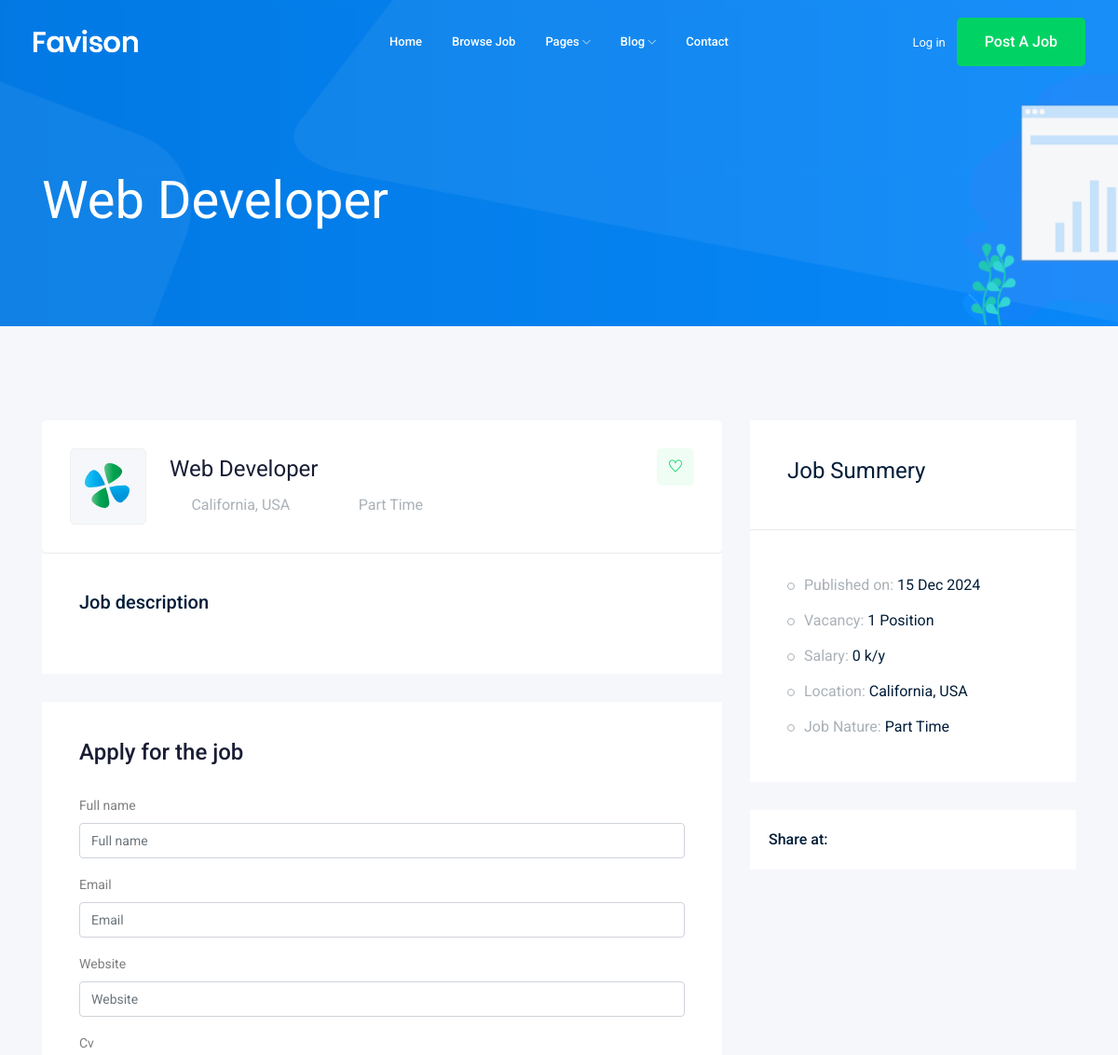
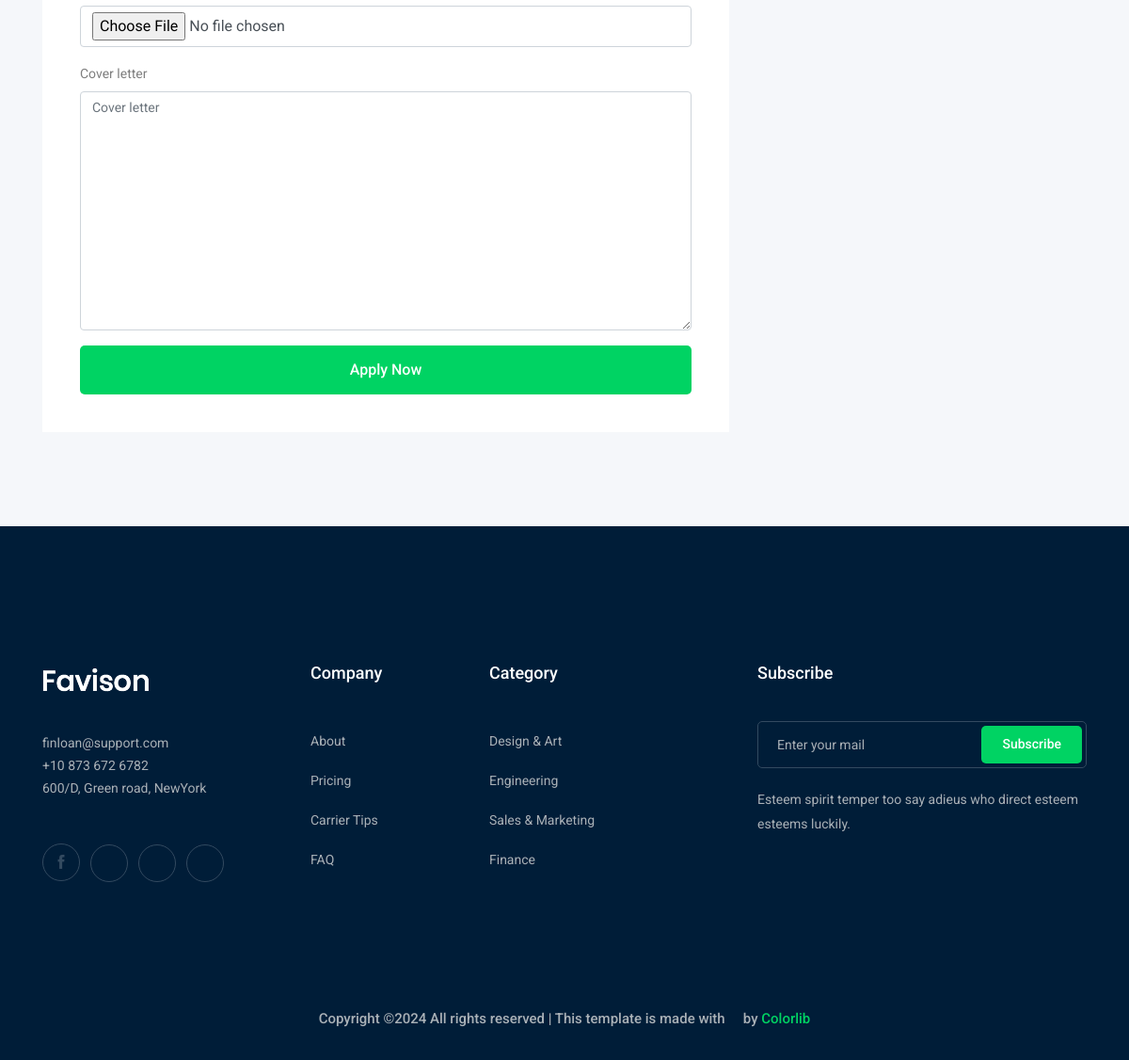
The app's page /jobs/web-developer with its own data (2 pictures, top to bottom).
### job/models.py (models this page shows, shortened)
class Job(models.Model):
    owner = models.ForeignKey(User, related_name='job_owner',on_delete=models.CASCADE)
    title = models.CharField(max_length=100)
    job_type = models.CharField(max_length=50, choices=JOB_TYPE)
    description = models.TextField(max_length=1000,blank=True, null=True)
    published_at = models.DateTimeField(auto_now=True, auto_now_add=False)
    vacancy = models.IntegerField(default=1)
    salary = models.IntegerField(default=0)
    experince = models.IntegerField(default=1)
    category = models.ForeignKey('Category', on_delete=models.CASCADE)
    image = models.ImageField(upload_to='jobs/')
    slug = models.SlugField(blank=True, null=True)
    def __str__(self):
        return self.title

### job/views.py (the view)
# urls.py: path('<str:slug>', views.job_deatils, name='job_deatils'),
def job_deatils(request, slug):
    job_deatils = Job.objects.get(slug=slug)
    if request.method == 'POST':
        form = ApplyForm(request.POST, request.FILES)
        if form.is_valid():
            myform = form.save(commit=False)
            myform.job = job_deatils
            myform.save()
    else:
        form = ApplyForm()
    job = {'job' : job_deatils, 'form': form}
    return render(request, 'job/job_details.html', job)

### job/forms.py
class ApplyForm(forms.ModelForm):
    class Meta:
        model = Apply
        fields = ['full_name', 'email', 'website', 'cv','cover_letter']

### job/templates/job/job_details.html (shortened to what this page needs)
{% extends 'base.html' %}
{% load django_bootstrap5 %}
{% block body %}
    <div class="bradcam_area bradcam_bg_1">
        <div class="container">
            <div class="row">
                <div class="col-xl-12">
                    <div class="bradcam_text">
                        <h3>{{job}}</h3>
                    </div>
                </div>
            </div>
        </div>
    </div>
    <div class="job_details_area">
        <div class="container">
            <div class="row">
                <div class="col-lg-8">
                    <div class="job_details_header">
                        <div class="single_jobs white-bg d-flex justify-content-between">
                            <div class="jobs_left d-flex align-items-center">
                                <div class="thumb">
                                    <img src="img/svg_icon/1.svg" alt="">
                                </div>
                                <div class="jobs_conetent">
                                    <a href="#"><h4>{{job}}</h4></a>
                                    <div class="links_locat d-flex align-items-center">
                                        <div class="location">
                                            <p> <i class="fa fa-map-marker"></i> California, USA</p>
                                        </div>
                                        <div class="location">
                                            <p> <i class="fa fa-clock-o"></i> {{job.job_type}}</p>
                                        </div>
                                    </div>
                                </div>
                            </div>
                            <div class="jobs_right">
                                <div class="apply_now">
                                    <a class="heart_mark" href="#"> <i class="ti-heart"></i> </a>
                                </div>
                            </div>
                        </div>
                    </div>
                    <div class="descript_wrap white-bg">
                        <div class="single_wrap">
                            <h4>Job description</h4>
                        </div>
                    </div>
                    <div class="apply_job_form white-bg">
                        <h4>Apply for the job</h4>
                        <form method="POST" enctype="multipart/form-data">
                            {% bootstrap_form form %}
                            <button class="boxed-btn3 w-100" type="submit">Apply Now</button>
                        </form>
                    </div>
                </div>
                <div class="col-lg-4">
                    <div class="job_sumary">
                        <div class="summery_header">
                            <h3>Job Summery</h3>
                        </div>
                        <div class="job_content">
                            <ul>
                                <li>Published on: <span>{{job.published_at| date:'d M o'}}</span></li>
                                <li>Vacancy: <span>{{job.vacancy}} Position</span></li>
                                <li>Salary: <span>{{job.salary}} k/y</span></li>
                                <li>Location: <span>California, USA</span></li>
                                <li>Job Nature: <span> {{job.job_type}}</span></li>
                            </ul>
                        </div>
                    </div>
                    <div class="share_wrap d-flex">
                        <span>Share at:</span>
                        <ul>
                            <li><a href="#"> <i class="fa fa-facebook"></i></a> </li>
                            <li><a href="#"> <i class="fa fa-google-plus"></i></a> </li>
                            <li><a href="#"> <i class="fa fa-twitter"></i></a> </li>
                            <li><a href="#"> <i class="fa fa-envelope"></i></a> </li>
                        </ul>
                    </div>
                    <div class="job_location_wrap">
                        <div class="job_lok_inner">
                            <div id="map" style="height: 200px;"></div>
                          </div>
                    </div>
                </div>
            </div>
        </div>
    </div>
{% endblock body %}

### records on screen
Job: title "Web Developer", job_type "Part Time", published_at "15 Dec 2024", vacancy "1", salary "0"
